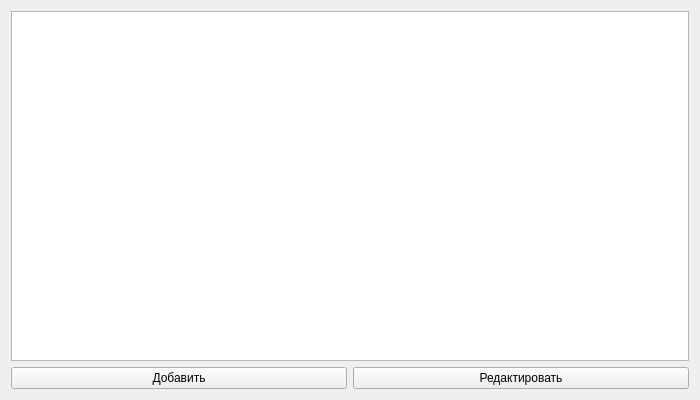
<?xml version="1.0" encoding="UTF-8"?>
<ui version="4.0">
 <class>Form</class>
 <widget class="QWidget" name="Form">
  <property name="geometry">
   <rect>
    <x>0</x>
    <y>0</y>
    <width>700</width>
    <height>400</height>
   </rect>
  </property>
  <property name="windowTitle">
   <string>База данных Кофе</string>
  </property>
  <layout class="QVBoxLayout" name="verticalLayout">
   <item>
    <widget class="QTableWidget" name="tableWidget"/>
   </item>
   <item>
    <layout class="QHBoxLayout" name="horizontalLayout">
     <item>
      <widget class="QPushButton" name="addButton">
       <property name="text">
        <string>Добавить</string>
       </property>
      </widget>
     </item>
     <item>
      <widget class="QPushButton" name="editButton">
       <property name="text">
        <string>Редактировать</string>
       </property>
      </widget>
     </item>
    </layout>
   </item>
  </layout>
 </widget>
 <resources/>
 <connections/>
</ui>
